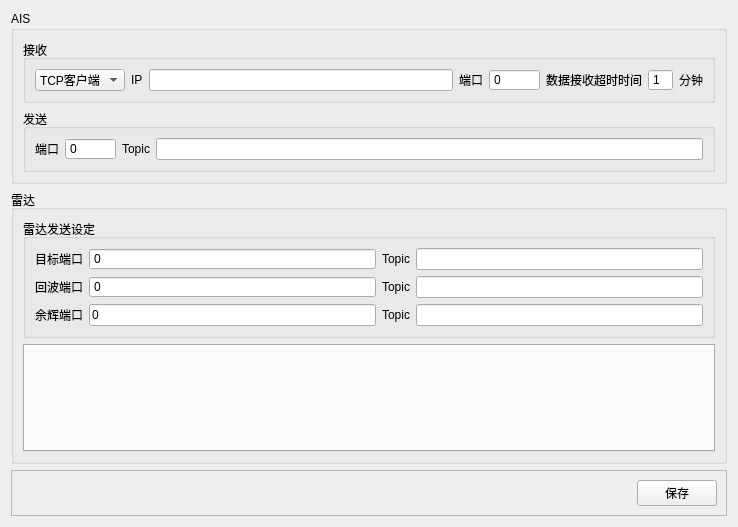
<?xml version="1.0" encoding="UTF-8"?>
<ui version="4.0">
 <class>ZCHXRadarAisSetting</class>
 <widget class="QWidget" name="ZCHXRadarAisSetting">
  <property name="geometry">
   <rect>
    <x>0</x>
    <y>0</y>
    <width>738</width>
    <height>527</height>
   </rect>
  </property>
  <property name="windowTitle">
   <string>Form</string>
  </property>
  <property name="styleSheet">
   <string notr="true">QLabel{
color:black;
}</string>
  </property>
  <layout class="QVBoxLayout" name="verticalLayout_5">
   <item>
    <widget class="QGroupBox" name="groupBox">
     <property name="title">
      <string>AIS</string>
     </property>
     <layout class="QVBoxLayout" name="verticalLayout">
      <item>
       <widget class="QGroupBox" name="groupBox_2">
        <property name="title">
         <string>接收</string>
        </property>
        <layout class="QHBoxLayout" name="horizontalLayout">
         <item>
          <widget class="QComboBox" name="aisTypeBox">
           <item>
            <property name="text">
             <string>TCP客户端</string>
            </property>
           </item>
           <item>
            <property name="text">
             <string>TCP服务端</string>
            </property>
           </item>
          </widget>
         </item>
         <item>
          <widget class="QLabel" name="label">
           <property name="text">
            <string>IP</string>
           </property>
          </widget>
         </item>
         <item>
          <widget class="QLineEdit" name="aisRecIPLineEdit"/>
         </item>
         <item>
          <widget class="QLabel" name="label_2">
           <property name="text">
            <string>端口</string>
           </property>
          </widget>
         </item>
         <item>
          <widget class="QSpinBox" name="aisRecPortSpinBox">
           <property name="buttonSymbols">
            <enum>QAbstractSpinBox::NoButtons</enum>
           </property>
           <property name="maximum">
            <number>999999</number>
           </property>
          </widget>
         </item>
         <item>
          <widget class="QLabel" name="label_6">
           <property name="text">
            <string>数据接收超时时间</string>
           </property>
          </widget>
         </item>
         <item>
          <widget class="QSpinBox" name="aisTimeoutSpinBox">
           <property name="buttonSymbols">
            <enum>QAbstractSpinBox::NoButtons</enum>
           </property>
           <property name="minimum">
            <number>1</number>
           </property>
           <property name="maximum">
            <number>60</number>
           </property>
          </widget>
         </item>
         <item>
          <widget class="QLabel" name="label_7">
           <property name="text">
            <string>分钟</string>
           </property>
          </widget>
         </item>
        </layout>
       </widget>
      </item>
      <item>
       <widget class="QGroupBox" name="groupBox_3">
        <property name="title">
         <string>发送</string>
        </property>
        <layout class="QHBoxLayout" name="horizontalLayout_2">
         <item>
          <widget class="QLabel" name="label_3">
           <property name="text">
            <string>端口</string>
           </property>
          </widget>
         </item>
         <item>
          <widget class="QSpinBox" name="aisSendPortSpinBox">
           <property name="buttonSymbols">
            <enum>QAbstractSpinBox::NoButtons</enum>
           </property>
           <property name="maximum">
            <number>999999</number>
           </property>
          </widget>
         </item>
         <item>
          <widget class="QLabel" name="label_4">
           <property name="text">
            <string>Topic</string>
           </property>
          </widget>
         </item>
         <item>
          <widget class="QLineEdit" name="aisSendTopicLineEdit"/>
         </item>
        </layout>
       </widget>
      </item>
     </layout>
    </widget>
   </item>
   <item>
    <widget class="QGroupBox" name="groupBox_4">
     <property name="title">
      <string>雷达</string>
     </property>
     <layout class="QVBoxLayout" name="verticalLayout_6">
      <item>
       <widget class="QGroupBox" name="groupBox_8">
        <property name="title">
         <string>雷达发送设定</string>
        </property>
        <layout class="QGridLayout" name="gridLayout_3">
         <item row="0" column="0">
          <widget class="QLabel" name="label_18">
           <property name="text">
            <string>目标端口</string>
           </property>
          </widget>
         </item>
         <item row="0" column="1">
          <widget class="QSpinBox" name="trackSendPortSpinBox">
           <property name="buttonSymbols">
            <enum>QAbstractSpinBox::NoButtons</enum>
           </property>
           <property name="maximum">
            <number>999999</number>
           </property>
          </widget>
         </item>
         <item row="0" column="2">
          <widget class="QLabel" name="label_19">
           <property name="text">
            <string>Topic</string>
           </property>
          </widget>
         </item>
         <item row="0" column="3">
          <widget class="QLineEdit" name="trackSendTopicLineEdit"/>
         </item>
         <item row="1" column="0">
          <widget class="QLabel" name="label_21">
           <property name="text">
            <string>回波端口</string>
           </property>
          </widget>
         </item>
         <item row="1" column="1">
          <widget class="QSpinBox" name="videoSendPortSpinBox">
           <property name="buttonSymbols">
            <enum>QAbstractSpinBox::NoButtons</enum>
           </property>
           <property name="maximum">
            <number>999999</number>
           </property>
          </widget>
         </item>
         <item row="1" column="2">
          <widget class="QLabel" name="label_20">
           <property name="text">
            <string>Topic</string>
           </property>
          </widget>
         </item>
         <item row="1" column="3">
          <widget class="QLineEdit" name="videoSendTopicLineEdit"/>
         </item>
         <item row="2" column="0">
          <widget class="QLabel" name="label_5">
           <property name="text">
            <string>余辉端口</string>
           </property>
          </widget>
         </item>
         <item row="2" column="1">
          <widget class="QLineEdit" name="yhportylineEdit">
           <property name="text">
            <string>0</string>
           </property>
          </widget>
         </item>
         <item row="2" column="2">
          <widget class="QLabel" name="label_8">
           <property name="text">
            <string>Topic</string>
           </property>
          </widget>
         </item>
         <item row="2" column="3">
          <widget class="QLineEdit" name="yhtopiclineEdit"/>
         </item>
        </layout>
       </widget>
      </item>
      <item>
       <layout class="QHBoxLayout" name="horizontalLayout_5"/>
      </item>
      <item>
       <widget class="QTabWidget" name="tabWidget">
        <property name="currentIndex">
         <number>-1</number>
        </property>
       </widget>
      </item>
     </layout>
    </widget>
   </item>
   <item>
    <widget class="QFrame" name="frame">
     <property name="frameShape">
      <enum>QFrame::StyledPanel</enum>
     </property>
     <property name="frameShadow">
      <enum>QFrame::Raised</enum>
     </property>
     <layout class="QHBoxLayout" name="horizontalLayout_7">
      <item>
       <spacer name="horizontalSpacer_2">
        <property name="orientation">
         <enum>Qt::Horizontal</enum>
        </property>
        <property name="sizeHint" stdset="0">
         <size>
          <width>395</width>
          <height>17</height>
         </size>
        </property>
       </spacer>
      </item>
      <item>
       <widget class="QPushButton" name="saveBtn">
        <property name="text">
         <string>保存</string>
        </property>
       </widget>
      </item>
     </layout>
    </widget>
   </item>
  </layout>
 </widget>
 <resources/>
 <connections/>
</ui>
